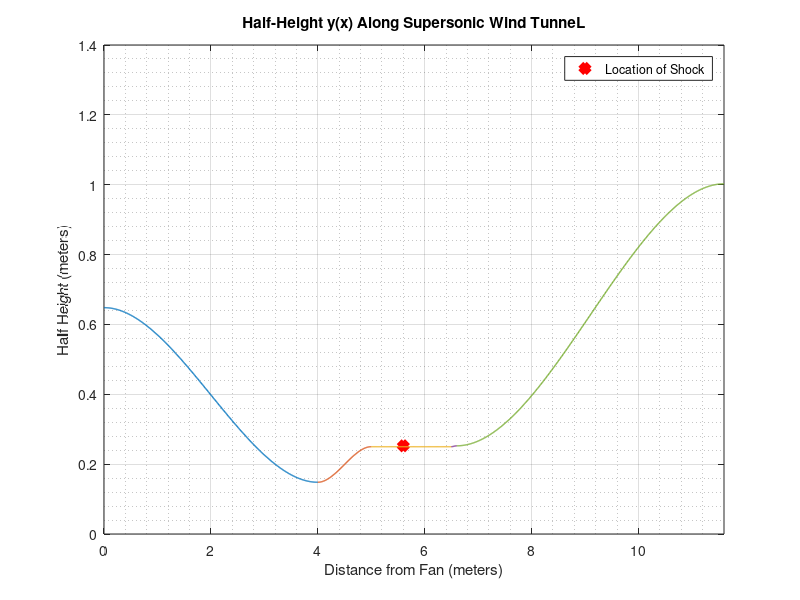

Recreate this plot in MATLAB.
xvals = 0:0.01:11.6;

yvals1 = 0:400;
for c = 0:400
    
    yvals1(c+1) = (c/100)^3/64 - (3*(c/100)^2)/32 + 12961/19998;
end

yvals2 = 0:100;
for c = 400:500
    
    yvals2(c-399) = (4075*((c/100) - 4)^2)/13332 - (4075*((c/100) - 4)^3)/19998 + 1481/9999;
end

yvals3 = 0:150;
for c = 500:650
    yvals3(c-499) = .25;
end

yvals4 = 0:10;
for c = 650:660
    
    yvals4(c-649) = (3*((c/100) - 13/2)^2)/4 - 5*((c/100) - 13/2)^3 + 1/4;

end

yvals5 = 0:200;
for c = 660:1160
    
    yvals5(c-659) = (9*((c/100) - 33/5)^2)/100 - (3*((c/100) - 33/5)^3)/250 + 101/400;

end

plot(xvals(561),yvals4(end),"rx", "LineWidth", 5);
hold on
plot(xvals(1:401),yvals1,"LineWidth",1);
plot(xvals(401:501),yvals2,"LineWidth",1);
plot(xvals(501:651),yvals3,"LineWidth",1);
plot(xvals(651:661),yvals4,"LineWidth",1);
plot(xvals(661:1161),yvals5,"LineWidth",1);

title("Half-Height y(x) Along Supersonic Wind TunneL");
legend("Location of Shock")
xlabel("Distance from Fan (meters)");
ylabel("Half Height (meters)");
xlim([0 11.6]);


grid on
grid minor
hold off
